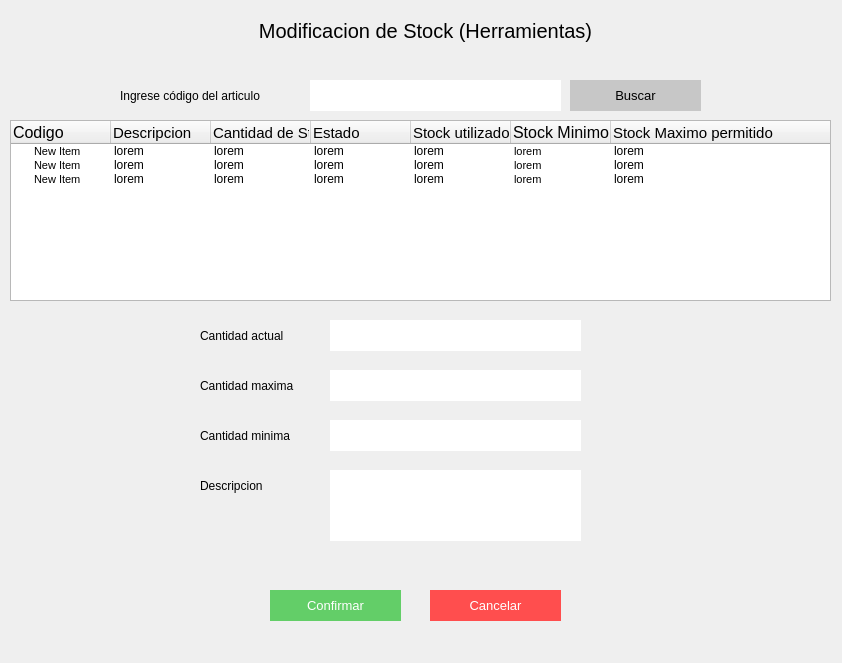
<?xml version="1.0" encoding="UTF-8"?>
<ui version="4.0">
 <class>Form</class>
 <widget class="QWidget" name="Form">
  <property name="geometry">
   <rect>
    <x>0</x>
    <y>0</y>
    <width>842</width>
    <height>663</height>
   </rect>
  </property>
  <property name="windowTitle">
   <string>Form</string>
  </property>
  <widget class="QLineEdit" name="lineEdit">
   <property name="geometry">
    <rect>
     <x>310</x>
     <y>80</y>
     <width>251</width>
     <height>31</height>
    </rect>
   </property>
   <property name="styleSheet">
    <string notr="true">border:none;
background-color: rgb(255, 255, 255);
font: 11pt &quot;MS Shell Dlg 2&quot;;</string>
   </property>
   <property name="text">
    <string/>
   </property>
  </widget>
  <widget class="QPushButton" name="pushButton_3">
   <property name="geometry">
    <rect>
     <x>570</x>
     <y>80</y>
     <width>131</width>
     <height>31</height>
    </rect>
   </property>
   <property name="styleSheet">
    <string notr="true">background-color: rgb(199, 199, 199);
color:black;
font-size:10pt;
border:none;</string>
   </property>
   <property name="text">
    <string>Buscar</string>
   </property>
  </widget>
  <widget class="QLabel" name="label">
   <property name="geometry">
    <rect>
     <x>120</x>
     <y>80</y>
     <width>171</width>
     <height>31</height>
    </rect>
   </property>
   <property name="styleSheet">
    <string notr="true">font: 11pt &quot;MS Shell Dlg 2&quot;;
text-align:center;</string>
   </property>
   <property name="text">
    <string>Ingrese código del articulo</string>
   </property>
  </widget>
  <widget class="QLabel" name="label_2">
   <property name="geometry">
    <rect>
     <x>10</x>
     <y>10</y>
     <width>831</width>
     <height>41</height>
    </rect>
   </property>
   <property name="styleSheet">
    <string notr="true">font-size:20px;
</string>
   </property>
   <property name="text">
    <string>Modificacion de Stock (Herramientas)</string>
   </property>
   <property name="alignment">
    <set>Qt::AlignCenter</set>
   </property>
  </widget>
  <widget class="QLineEdit" name="lineEdit_3">
   <property name="geometry">
    <rect>
     <x>330</x>
     <y>420</y>
     <width>251</width>
     <height>31</height>
    </rect>
   </property>
   <property name="styleSheet">
    <string notr="true">border:none;
background-color: rgb(255, 255, 255);
font: 11pt &quot;MS Shell Dlg 2&quot;;</string>
   </property>
   <property name="text">
    <string/>
   </property>
  </widget>
  <widget class="QLineEdit" name="lineEdit_2">
   <property name="geometry">
    <rect>
     <x>330</x>
     <y>370</y>
     <width>251</width>
     <height>31</height>
    </rect>
   </property>
   <property name="styleSheet">
    <string notr="true">border:none;
background-color: rgb(255, 255, 255);
font: 11pt &quot;MS Shell Dlg 2&quot;;</string>
   </property>
   <property name="text">
    <string/>
   </property>
  </widget>
  <widget class="QLineEdit" name="lineEdit_4">
   <property name="geometry">
    <rect>
     <x>330</x>
     <y>320</y>
     <width>251</width>
     <height>31</height>
    </rect>
   </property>
   <property name="styleSheet">
    <string notr="true">border:none;
background-color: rgb(255, 255, 255);
font: 11pt &quot;MS Shell Dlg 2&quot;;</string>
   </property>
   <property name="text">
    <string/>
   </property>
  </widget>
  <widget class="QLabel" name="label_3">
   <property name="geometry">
    <rect>
     <x>200</x>
     <y>320</y>
     <width>111</width>
     <height>31</height>
    </rect>
   </property>
   <property name="styleSheet">
    <string notr="true">font: 11pt &quot;MS Shell Dlg 2&quot;;
text-align:center;</string>
   </property>
   <property name="text">
    <string>Cantidad actual</string>
   </property>
  </widget>
  <widget class="QLabel" name="label_5">
   <property name="geometry">
    <rect>
     <x>200</x>
     <y>420</y>
     <width>111</width>
     <height>31</height>
    </rect>
   </property>
   <property name="styleSheet">
    <string notr="true">font: 11pt &quot;MS Shell Dlg 2&quot;;
text-align:center;</string>
   </property>
   <property name="text">
    <string>Cantidad minima</string>
   </property>
  </widget>
  <widget class="QLabel" name="label_4">
   <property name="geometry">
    <rect>
     <x>200</x>
     <y>370</y>
     <width>121</width>
     <height>31</height>
    </rect>
   </property>
   <property name="styleSheet">
    <string notr="true">font: 11pt &quot;MS Shell Dlg 2&quot;;
text-align:center;</string>
   </property>
   <property name="text">
    <string>Cantidad maxima</string>
   </property>
  </widget>
  <widget class="QPushButton" name="pushButton_2">
   <property name="geometry">
    <rect>
     <x>270</x>
     <y>590</y>
     <width>131</width>
     <height>31</height>
    </rect>
   </property>
   <property name="styleSheet">
    <string notr="true">background-color: rgb(99, 206, 104);
color:white;
font-size:10pt;
border:none;</string>
   </property>
   <property name="text">
    <string>Confirmar</string>
   </property>
  </widget>
  <widget class="QPushButton" name="pushButton">
   <property name="geometry">
    <rect>
     <x>430</x>
     <y>590</y>
     <width>131</width>
     <height>31</height>
    </rect>
   </property>
   <property name="styleSheet">
    <string notr="true">color:white;
font-size:10pt;
border:none;
background-color:#ff4e4e;</string>
   </property>
   <property name="text">
    <string>Cancelar</string>
   </property>
  </widget>
  <widget class="QLabel" name="label_6">
   <property name="geometry">
    <rect>
     <x>200</x>
     <y>470</y>
     <width>111</width>
     <height>31</height>
    </rect>
   </property>
   <property name="styleSheet">
    <string notr="true">font: 11pt &quot;MS Shell Dlg 2&quot;;
text-align:center;</string>
   </property>
   <property name="text">
    <string>Descripcion</string>
   </property>
  </widget>
  <widget class="QTextEdit" name="textEdit">
   <property name="geometry">
    <rect>
     <x>330</x>
     <y>470</y>
     <width>251</width>
     <height>71</height>
    </rect>
   </property>
   <property name="styleSheet">
    <string notr="true">border:none;
background-color: rgb(255, 255, 255);
font: 11pt &quot;MS Shell Dlg 2&quot;;</string>
   </property>
  </widget>
  <widget class="QTreeWidget" name="treeWidget">
   <property name="geometry">
    <rect>
     <x>10</x>
     <y>120</y>
     <width>821</width>
     <height>181</height>
    </rect>
   </property>
   <column>
    <property name="text">
     <string>Codigo</string>
    </property>
    <property name="font">
     <font>
      <pointsize>12</pointsize>
     </font>
    </property>
   </column>
   <column>
    <property name="text">
     <string>Descripcion</string>
    </property>
    <property name="font">
     <font>
      <pointsize>11</pointsize>
     </font>
    </property>
   </column>
   <column>
    <property name="text">
     <string>Cantidad de Stock disponible</string>
    </property>
    <property name="font">
     <font>
      <pointsize>11</pointsize>
     </font>
    </property>
   </column>
   <column>
    <property name="text">
     <string>Estado</string>
    </property>
    <property name="font">
     <font>
      <pointsize>11</pointsize>
     </font>
    </property>
   </column>
   <column>
    <property name="text">
     <string>Stock utilizado en los ultimos 30 dias</string>
    </property>
    <property name="font">
     <font>
      <pointsize>11</pointsize>
     </font>
    </property>
   </column>
   <column>
    <property name="text">
     <string>Stock Minimo permitido</string>
    </property>
    <property name="font">
     <font>
      <pointsize>12</pointsize>
     </font>
    </property>
   </column>
   <column>
    <property name="text">
     <string>Stock Maximo permitido</string>
    </property>
    <property name="font">
     <font>
      <pointsize>11</pointsize>
     </font>
    </property>
   </column>
   <item>
    <property name="text">
     <string>New Item  </string>
    </property>
    <property name="font">
     <font>
      <pointsize>8</pointsize>
     </font>
    </property>
    <property name="text">
     <string>lorem</string>
    </property>
    <property name="text">
     <string>lorem</string>
    </property>
    <property name="text">
     <string>lorem</string>
    </property>
    <property name="text">
     <string>lorem</string>
    </property>
    <property name="text">
     <string>lorem</string>
    </property>
    <property name="font">
     <font>
      <pointsize>8</pointsize>
     </font>
    </property>
    <property name="text">
     <string>lorem</string>
    </property>
   </item>
   <item>
    <property name="text">
     <string>New Item</string>
    </property>
    <property name="font">
     <font>
      <pointsize>8</pointsize>
     </font>
    </property>
    <property name="text">
     <string>lorem</string>
    </property>
    <property name="text">
     <string>lorem</string>
    </property>
    <property name="text">
     <string>lorem</string>
    </property>
    <property name="text">
     <string>lorem</string>
    </property>
    <property name="text">
     <string>lorem</string>
    </property>
    <property name="font">
     <font>
      <pointsize>8</pointsize>
     </font>
    </property>
    <property name="text">
     <string>lorem</string>
    </property>
   </item>
   <item>
    <property name="text">
     <string>New Item</string>
    </property>
    <property name="font">
     <font>
      <pointsize>8</pointsize>
     </font>
    </property>
    <property name="text">
     <string>lorem</string>
    </property>
    <property name="text">
     <string>lorem</string>
    </property>
    <property name="text">
     <string>lorem</string>
    </property>
    <property name="text">
     <string>lorem</string>
    </property>
    <property name="text">
     <string>lorem</string>
    </property>
    <property name="font">
     <font>
      <pointsize>8</pointsize>
     </font>
    </property>
    <property name="text">
     <string>lorem</string>
    </property>
   </item>
  </widget>
 </widget>
 <resources/>
 <connections/>
</ui>
